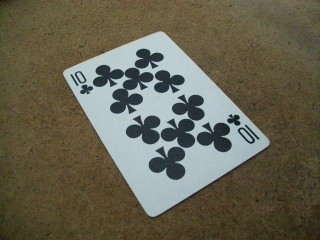
//> input picture Examples/4244OS_03_Code/Geometrical_Transforms/img.jpg, 320 x 240 px
$ ./matchingAKAZE ../../4244OS_03_Code/Geometrical_Transforms/img.jpg ../../4244OS_03_Code/Geometrical_Transforms/img.jpg   (built with g++ and OpenCV 4, older OpenCV classes emulated)
//> lines starting //> are read from the running program, lines starting //| are printed output that depends on the picture
#include <iostream>
#include "opencv2/core/core.hpp"
#include "opencv2/features2d/features2d.hpp"
#include "opencv2/highgui/highgui.hpp"

using namespace cv;
using namespace std;

int main( int argc, char** argv )
{
  Mat img_orig = imread( argv[1], IMREAD_GRAYSCALE );
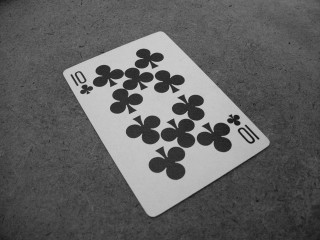
//> img_orig: 240 rows x 320 cols, CV_8UC1; min 15, max 215, mean 97.3
  Mat img_cam = imread( argv[2], IMREAD_GRAYSCALE );

  if( !img_orig.data || !img_cam.data )
  {
    cerr << " Failed to load images." << endl;
    return -1;
  }

  //Step 1: Detect the keypoints using AKAZE Detector
  Ptr<FeatureDetector> detector = FeatureDetector::create("AKAZE");
  std::vector<KeyPoint> keypoints1, keypoints2;

  detector->detect( img_orig, keypoints1 );
//> keypoints1 = 240 keypoints; strongest (x, y, size): (234, 119, 8.1), (131, 131, 8.1), (177, 109, 8.1), (116, 108, 8.1)
  detector->detect( img_cam, keypoints2 );
//> keypoints2 has the same summary as keypoints1

  //Step 2: Compute descriptors using AKAZE Extractor
  Ptr<DescriptorExtractor> extractor = DescriptorExtractor::create("AKAZE");
  Mat descriptors1, descriptors2;

  extractor->compute( img_orig, keypoints1, descriptors1 );
  extractor->compute( img_cam, keypoints2, descriptors2 );

  //Step 3: Match descriptors using a BruteForce-Hamming Matcher
  Ptr<DescriptorMatcher> matcher = DescriptorMatcher::create("BruteForce-Hamming");
  vector<vector<DMatch> > matches;
  vector<DMatch> good_matches;

  matcher->knnMatch(descriptors1, descriptors2, matches, 2);
//> matches = 240 matches

  //Step 4: Filter results using ratio-test
  float ratioT = 0.6;
  for(int i = 0; i < (int) matches.size(); i++)
  {
      if((matches[i][0].distance < ratioT*(matches[i][1].distance)) && ((int) matches[i].size()<=2 && (int) matches[i].size()>0))
      {
          good_matches.push_back(matches[i][0]);
      }
  }
//> after the loop, good_matches = 240 matches

  //Draw the results
  Mat img_result_matches;
  drawMatches(img_orig, keypoints1, img_cam, keypoints2, good_matches, img_result_matches);
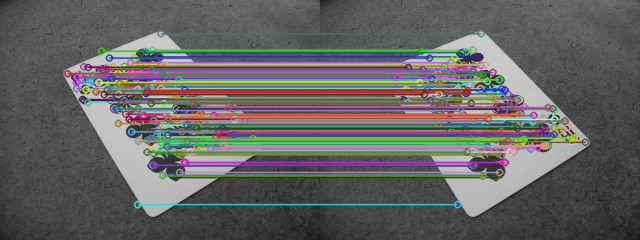
//> img_result_matches: 240 rows x 640 cols, CV_8UC3; mean B, G, R 97.8, 99.1, 101
  imshow("Matching AKAZE Descriptors", img_result_matches);

  waitKey(0);

  return 0;
}
